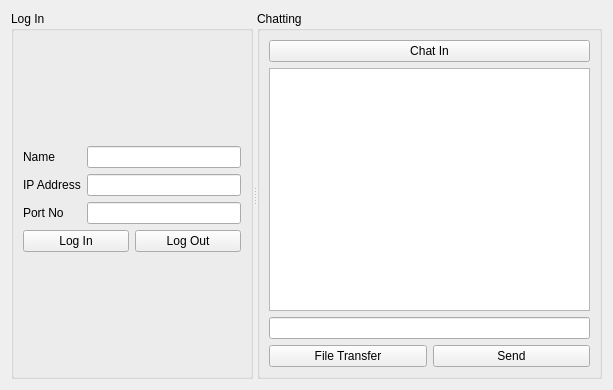
<?xml version="1.0" encoding="UTF-8"?>
<ui version="4.0">
 <class>ChatClient</class>
 <widget class="QWidget" name="ChatClient">
  <property name="geometry">
   <rect>
    <x>0</x>
    <y>0</y>
    <width>613</width>
    <height>390</height>
   </rect>
  </property>
  <property name="windowTitle">
   <string>Form</string>
  </property>
  <layout class="QHBoxLayout" name="horizontalLayout_3">
   <item>
    <widget class="QSplitter" name="splitter">
     <property name="orientation">
      <enum>Qt::Horizontal</enum>
     </property>
     <widget class="QGroupBox" name="logGroupBox">
      <property name="title">
       <string>Log In</string>
      </property>
      <layout class="QVBoxLayout" name="verticalLayout">
       <item>
        <spacer name="logInUpSpacer">
         <property name="orientation">
          <enum>Qt::Vertical</enum>
         </property>
         <property name="sizeHint" stdset="0">
          <size>
           <width>20</width>
           <height>50</height>
          </size>
         </property>
        </spacer>
       </item>
       <item alignment="Qt::AlignHCenter|Qt::AlignVCenter">
        <widget class="QLabel" name="label_pic">
         <property name="text">
          <string/>
         </property>
        </widget>
       </item>
       <item>
        <layout class="QFormLayout" name="logformLayout">
         <item row="0" column="0">
          <widget class="QLabel" name="nameLabel">
           <property name="text">
            <string>Name</string>
           </property>
          </widget>
         </item>
         <item row="1" column="0">
          <widget class="QLabel" name="ipAddressLabel">
           <property name="text">
            <string>IP Address</string>
           </property>
          </widget>
         </item>
         <item row="1" column="1">
          <widget class="QLineEdit" name="ipAddressLineEdit"/>
         </item>
         <item row="2" column="0">
          <widget class="QLabel" name="portNumLabel">
           <property name="text">
            <string>Port No</string>
           </property>
          </widget>
         </item>
         <item row="2" column="1">
          <widget class="QLineEdit" name="portNumLineEdit"/>
         </item>
         <item row="0" column="1">
          <widget class="QLineEdit" name="nameLineEdit"/>
         </item>
        </layout>
       </item>
       <item>
        <layout class="QHBoxLayout" name="logPushButtonLayout">
         <item>
          <widget class="QPushButton" name="logInPushButton">
           <property name="text">
            <string>Log In</string>
           </property>
          </widget>
         </item>
         <item>
          <widget class="QPushButton" name="logOutPushButton">
           <property name="text">
            <string>Log Out</string>
           </property>
          </widget>
         </item>
        </layout>
       </item>
       <item>
        <spacer name="logInUnderSpacer">
         <property name="orientation">
          <enum>Qt::Vertical</enum>
         </property>
         <property name="sizeHint" stdset="0">
          <size>
           <width>20</width>
           <height>115</height>
          </size>
         </property>
        </spacer>
       </item>
      </layout>
     </widget>
     <widget class="QGroupBox" name="chattingGroupBox">
      <property name="title">
       <string>Chatting</string>
      </property>
      <layout class="QVBoxLayout" name="verticalLayout_2">
       <item>
        <widget class="QPushButton" name="chatInPushButton">
         <property name="text">
          <string>Chat In</string>
         </property>
        </widget>
       </item>
       <item>
        <widget class="QTextEdit" name="messageTextEdit"/>
       </item>
       <item>
        <widget class="QLineEdit" name="messageLineEdit"/>
       </item>
       <item>
        <layout class="QHBoxLayout" name="chattingPushButtonLayour">
         <item>
          <widget class="QPushButton" name="fileTransferPushButton">
           <property name="text">
            <string>File Transfer</string>
           </property>
          </widget>
         </item>
         <item>
          <widget class="QPushButton" name="sendPushButton">
           <property name="text">
            <string>Send</string>
           </property>
          </widget>
         </item>
        </layout>
       </item>
      </layout>
     </widget>
    </widget>
   </item>
  </layout>
 </widget>
 <resources/>
 <connections/>
</ui>
